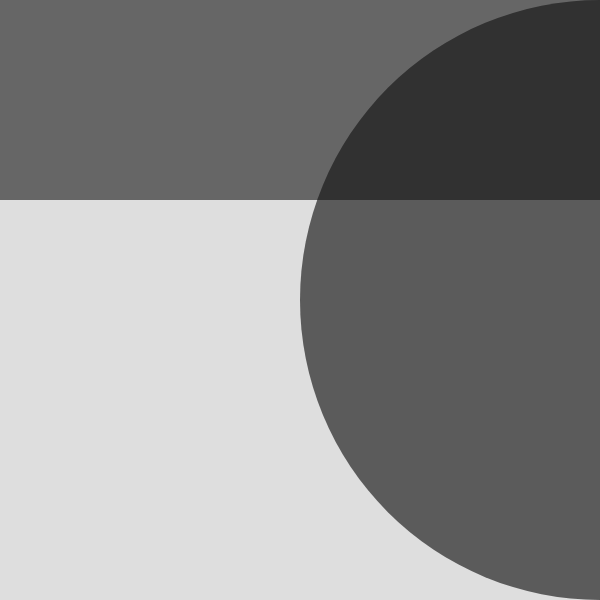
Frame 1 (no input)
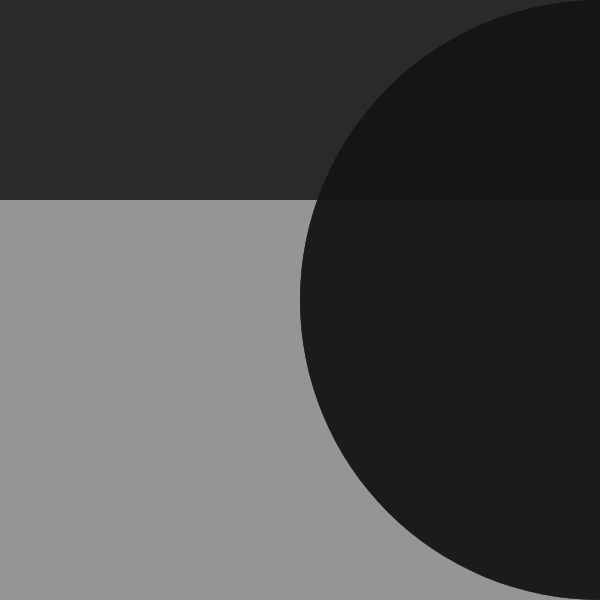
Frame 60 (no input)
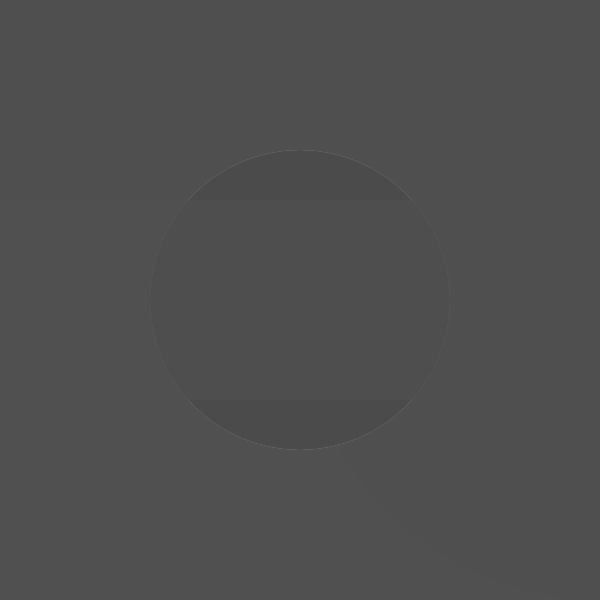
Frame 120 (the mouse pressed at the canvas centre since frame 60)

The p5.js sketch that drew these frames (run headless with seeded random() and noise() and a simulated clock; from frame 60 on, the mouse is pressed at the canvas centre):

// p5.js sketch
// ── sketch.js
/*
Inspired by Jongmin Park's sketch from Programming for Artists @ CUNY CCNY Spring 2022
*/

// i put 5 errors. im sorry ദ്ദി（• ˕ •マ.ᐟ

let rowHeight;

function setup() {
  createCanvas(600, 600);
  noStroke();
  // frameRate(25);
  rowHeight = height / 3;
}

function draw() {
  
  if (mouseIsPressed) {
    background(80, 150);
  } else {
    background(150, 80);
  }
  
  let x = mouseX;
  let y = mouseY;
  
  fill(255, 150);
  circle(x, height / 2, y);

  let inverseX = width - mouseX;
  let inverseY = height - mouseY;

  fill(0, 150);
  circle(inverseX, height / 2, inverseY);

  if (mouseY < rowHeight) {
    fill(20, 150);
    rect(0, 0, width, rowHeight);
  } else if (mouseY < rowHeight * 2) {
    fill(80, 150);
    rect(0, rowHeight, width, rowHeight);
  } else {
    fill(140, 150);
    rect(0, rowHeight * 2, width, rowHeight);
  }
}
